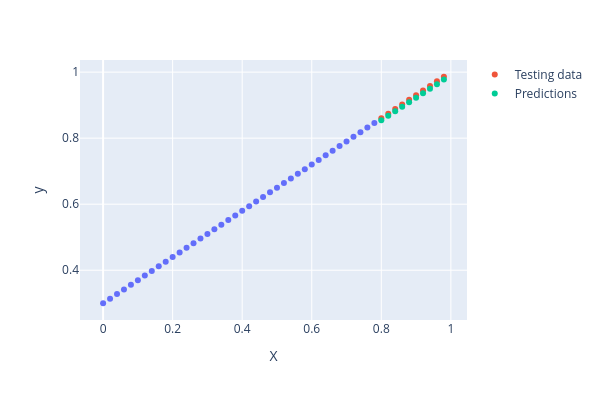

The notebook cell saved with this chart:
### Code cell
model_2 = SimpleLinearRegression(0.1, 200)
model_2.fit(X_train, y_train)
model_2_y_preds = model_2.predict(X_test)
plot_predictions(predictions=model_2_y_preds)

### Figure 1 — Plotly figure (JSON) as saved in the notebook; plotly's stock layout.template omitted (floating-point values rounded to 4 significant figures)
{"data": [{"hovertemplate": "X=%{x}<br>y=%{y}<extra></extra>", "legendgroup": "", "marker": {"color": "#636efa", "symbol": "circle"}, "mode": "markers", "name": "", "orientation": "v", "showlegend": false, "type": "scatter", "x": [0.0, 0.02, 0.04, 0.06, 0.08, 0.1, 0.12, 0.14, 0.16, 0.18, 0.2, 0.22, 0.24, 0.26, 0.28, 0.3, 0.32, 0.34, 0.36, 0.38, 0.4, 0.42, 0.44, 0.46, 0.48, 0.5, 0.52, 0.54, 0.56, 0.58, 0.6, 0.62, 0.64, 0.66, 0.68, 0.7, 0.72, 0.74, 0.76, 0.78], "xaxis": "x", "y": [0.3, 0.314, 0.328, 0.342, 0.356, 0.37, 0.384, 0.398, 0.412, 0.426, 0.44, 0.454, 0.468, 0.482, 0.496, 0.51, 0.524, 0.538, 0.552, 0.566, 0.58, 0.594, 0.608, 0.622, 0.636, 0.65, 0.664, 0.678, 0.692, 0.706, 0.72, 0.734, 0.748, 0.762, 0.776, 0.79, 0.804, 0.818, 0.832, 0.846], "yaxis": "y"}, {"mode": "markers", "name": "Testing data", "type": "scatter", "x": [0.8, 0.82, 0.84, 0.86, 0.88, 0.9, 0.92, 0.94, 0.96, 0.98], "y": [0.86, 0.874, 0.888, 0.902, 0.916, 0.93, 0.944, 0.958, 0.972, 0.986]}, {"mode": "markers", "name": "Predictions", "type": "scatter", "x": [0.8, 0.82, 0.84, 0.86, 0.88, 0.9, 0.92, 0.94, 0.96, 0.98], "y": [0.8541, 0.8678, 0.8815, 0.8952, 0.9089, 0.9226, 0.9363, 0.9499, 0.9636, 0.9773]}], "layout": {"height": 400, "legend": {"tracegroupgap": 0}, "margin": {"t": 60}, "width": 600, "xaxis": {"anchor": "y", "domain": [0, 1], "title": {"text": "X"}}, "yaxis": {"anchor": "x", "domain": [0, 1], "title": {"text": "y"}}}}
